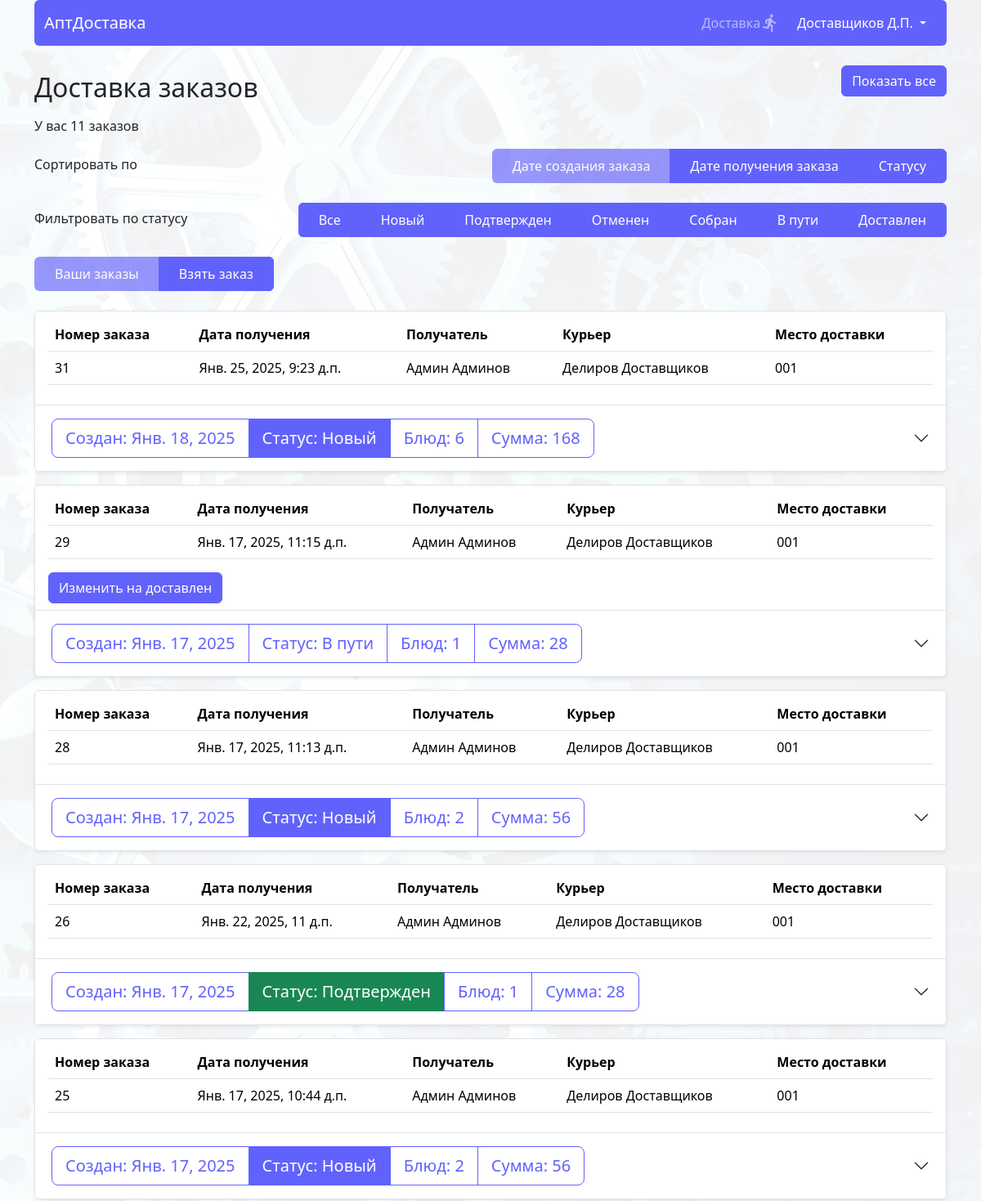
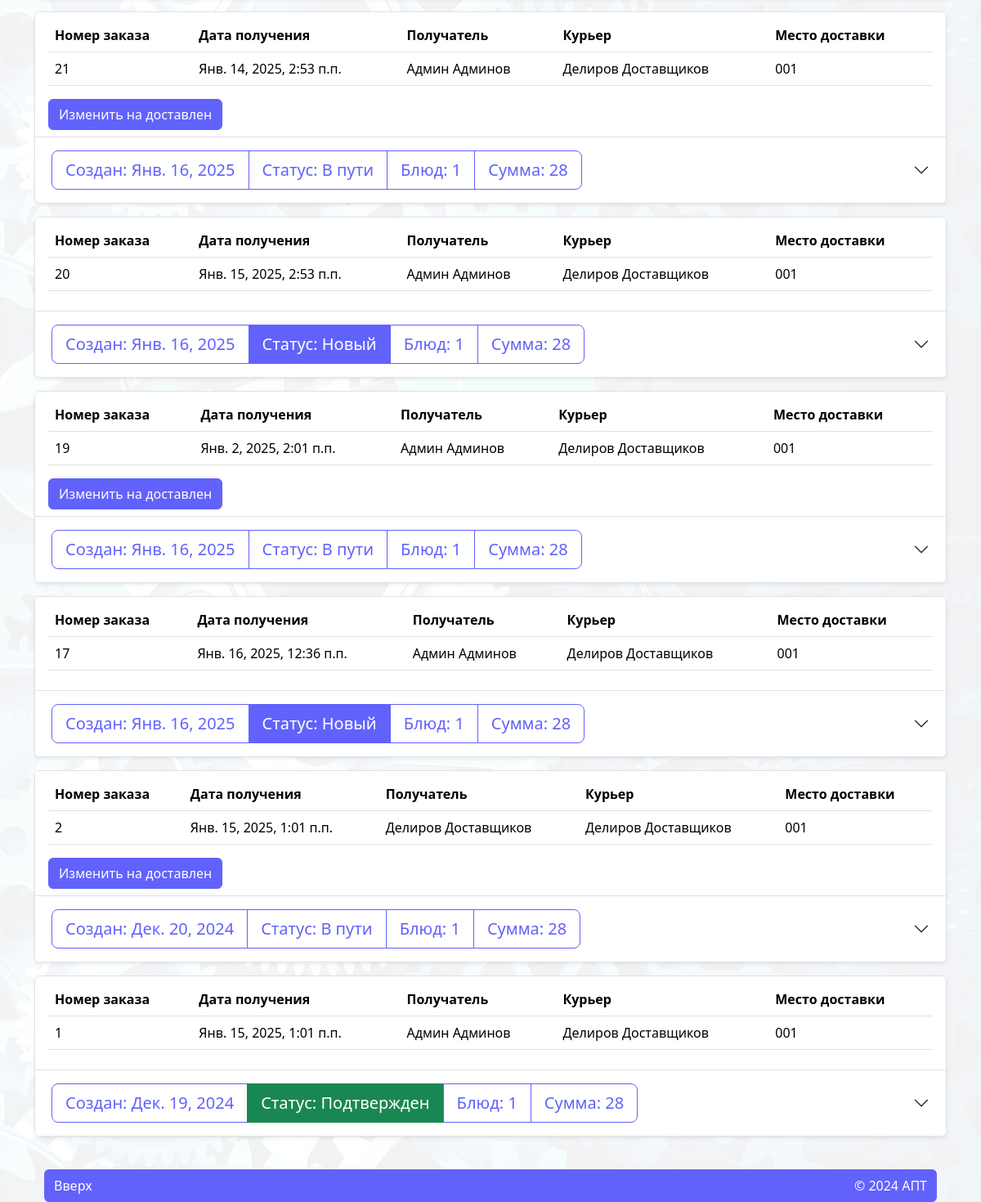
The app's page /deliver/deliver_orders/ (signed in) with its own data (2 pictures, top to bottom).
### log_reg/models.py (models this page shows)
class User(AbstractUser):
    username = models.CharField('Логин', max_length=150, unique=True,
                                help_text="Обязательное поле. Только латиница, цифры и тире.",
                                validators=[LoginValidator()],
                                error_messages={"unique": _("Пользователь с таким именем уже существует"), })
    first_name = models.CharField(_("first name"), max_length=150, validators=[NameValidator()])
    last_name = models.CharField(_("last name"), max_length=150, validators=[NameValidator()])
    patronymic = models.CharField('Отчество', max_length=150, blank=True, validators=[NameValidator()])
    def __str__(self):
        return "%s %s" % (self.first_name, self.last_name)

### order/models.py (models this page shows, shortened)
class Status(models.Model):
    name = models.CharField(max_length=30)
    class Meta:
        verbose_name = 'Статус'
        verbose_name_plural = 'Статусы'
    def __str__(self):
        return self.name

class Order(models.Model):
    user = models.ForeignKey(User, on_delete=models.CASCADE, verbose_name='Пользователь')
    date_create = models.DateTimeField(verbose_name='Дата заказа', auto_now_add=True)
    order_date = models.DateTimeField(default=get_default_created_at, verbose_name='Дата и время получения заказа'
    )
    status = models.ForeignKey('Status', on_delete=models.CASCADE, verbose_name='Статус', default=1)
    result = models.CharField(max_length=50, verbose_name='Причина отказа', blank=True, null=True)
    cab = models.ForeignKey(Cabinet, on_delete=models.CASCADE, verbose_name='Кабинет', default=1)
    deliver = models.ForeignKey(
        User,
        on_delete=models.SET_NULL,
        related_name='courier_orders',
        blank=True,
        null=True,
        limit_choices_to={'groups__name': 'deliver'},
        verbose_name="Курьер"
    )
    @property
    def total_amount(self):
        total = 0
        for item in self.ordermeal_set.all():  # ordermeal_set - обратный related_name
            total += item.meal.price * item.amount
        return total
    total_amount.fget.short_description = 'Сумма заказа'
    @property
    def amount(self):
        return OrderMeal.objects.filter(order=self.pk).aggregate(Sum('amount'))['amount__sum']
    amount.fget.short_description = 'Количество'
    @property
    def meals(self):
        return OrderMeal.objects.filter(order=self.pk)
    class Meta:
        verbose_name = 'Заказ'
        verbose_name_plural = 'Заказы'

class OrderMeal(models.Model):
    order = models.ForeignKey(Order, on_delete=models.CASCADE, verbose_name="Заказ")
    meal = models.ForeignKey(Meal, on_delete=models.CASCADE, verbose_name="Блюдо")
    amount = models.IntegerField(verbose_name='Количество товаров')
    class Meta:
        verbose_name = 'Заказ блюд'
        verbose_name_plural = 'Заказы блюд'
    @property
    def total_price(self):
        return self.meal.price * self.amount

### cart/models.py (models this page shows)
class Cabinet(models.Model):
    num = models.CharField(max_length=10, verbose_name="Номер")
    name = models.CharField(max_length=100, verbose_name="Название")
    def __str__(self):
        return self.num
    class Meta:
        verbose_name = 'Кабинет'
        verbose_name_plural = 'Кабинеты'

### home/models.py (models this page shows, shortened)
class Meal(models.Model):
    name = models.CharField(max_length=150, verbose_name="Название")
    price = models.IntegerField(verbose_name="Цена")
    out = models.CharField(max_length=10, verbose_name="Выход")
    image = models.ImageField(upload_to='images', verbose_name="Изображение")
    category = models.ForeignKey(Category, default=None, on_delete=models.CASCADE,
                                 verbose_name="Категория", related_name='meals')
    quantity = models.IntegerField(default=3, verbose_name="Количество")
    class Meta:
        verbose_name = 'Блюдо'
        verbose_name_plural = 'Блюда'

### deliver/views.py (the view)
# urls.py: path('deliver/deliver_orders/', views.deliver_orders, name="deliver_orders"),
@login_required
def deliver_orders(request, order='-date_create', filter=0):
    context = {}
    context['order'] = order
    context['filter'] = filter
    context['count'] = Order.objects.filter(deliver=request.user).count()
    context['statuses'] = Status.objects.filter(~Q(id=5))
    orders = Order.objects.filter(deliver=request.user).order_by(order)
    if filter:
        orders = Order.objects.filter(deliver=request.user, status=filter).order_by(order)
    context['orders'] = orders  # Фильтруем заказы
    return render(request, 'deliver/order_list.html', context)

### home/templates/deliver/order_list.html (shortened to what this page needs)
{% extends 'home/base.html' %}
{% load static %}
{% block body %}
<div class="d-flex justify-content-between flex-wrap align-items-center">
    <h2 class=" ps-0  px-3 py-2">Доставка заказов</h2>
    <div class="d-flex justify-content-end z-1">
        <button class="view_all btn btn-primary position-fixed " style="top:80px;">Показать все</button>
    </div>
</div>
<p>У вас <span id="count">{{count}}</span> заказов</p>
{% if 'deliver_orders' in request.path %}
<div class="d-flex flex-wrap align-items-center justify-content-between  z-1 rounded-2 overflow-hidden     mb-4"
     style="top: 80px;">
    <div class="mb-1">Сортировать по</div>
    <div class="btn-group overflow-x-auto dragscroll flex-row ">
        <a href="{% url 'deliver_orders' order='-date_create' filter=filter %}"
           class="btn btn-primary rounded-0 d-flex px-4 align-items-center justify-content-center px-4 py-2 {% if '-date_create' == order %}disabled{% endif %}">
            Дате создания заказа
        </a>
        <a href="{% url 'deliver_orders' order='-order_date' filter=filter %}"
           class="btn btn-primary rounded-0 d-flex px-4 align-items-center justify-content-center px-4 py-2 {% if '-order_date' == order %}disabled{% endif %}">
            Дате получения заказа
        </a>
        <a href="{% url 'deliver_orders' order='status' filter=filter %}"
           class="btn btn-primary rounded-0 d-flex px-4 align-items-center justify-content-center px-4 py-2 {% if 'status' == order %}disabled{% endif %}">
            Статусу
        </a>
    </div>
</div>
<div class="d-flex flex-wrap align-items-center justify-content-between  z-1 rounded-2 overflow-hidden     mb-4"
     style="top: 80px;">
    <div class="mb-1">Фильтровать по статусу</div>
    <div  class="btn-group overflow-x-auto dragscroll flex-row ">
        <a href="{% url 'deliver_orders' %}"
           class="btn btn-primary rounded-0 d-flex px-4 align-items-center justify-content-center px-4 py-2">
            Все
        </a>
        {% for status in statuses %}
        <a href="{% url 'deliver_orders' order=order filter=status.id %}"
           class="btn btn-primary rounded-0 d-flex px-4 align-items-center justify-content-center px-4 py-2 {% if status.id == filter %}disabled{% endif %}">
            {{ status.name }}
        </a>
        {% endfor %}
    </div>
</div>
{% endif %}
<div class="d-flex flex-wrap align-items-center justify-content-between  z-1 rounded-2 overflow-hidden     mb-4"
     style="top: 80px;">
    <div class="btn-group overflow-x-auto dragscroll flex-row ">
        <a href="{% url 'deliver_orders' %}"
           class="btn btn-primary rounded-0 d-flex px-4 align-items-center justify-content-center px-4 py-2 {% if 'deliver_orders' in request.path %}disabled{% endif %}">
            Ваши заказы
        </a>
        <a href="{% url 'deliver' %}"
           class="btn btn-primary rounded-0 d-flex px-4 align-items-center justify-content-center px-4 py-2 {% if 'order_list' in request.path %}disabled{% endif %}">
            Взять заказ
        </a>
    </div>
</div>
{% include 'order/elements/order_item.html'%}
{% endblock %}

### home/templates/home/elements/header.html (shortened to what this page needs)
<header class="sticky-top z-3  ">
    <nav class="navbar navbar-expand-lg bg-primary rounded" data-bs-theme="dark">
        <div class="container-fluid">
            <a class="navbar-brand" href="/">АптДоставка</a>
            <div class="collapse navbar-collapse justify-content-end" id="navbarText">
                <ul class="navbar-nav mb-2 mb-lg-0">
                    {% if request.user.is_authenticated %}
                    {% if request.user.groups.all.0.name == "deliver" %}
                    <li class="nav-item">
                        <a class="nav-link d-flex align-items-center justify-content-center"
                           href="{% url 'deliver'%}">Доставка
                        <span class="material-icons">directions_run</span>
                        </a>
                    </li>
                    {% endif %}
                    {% endif %}
                </ul>
            </div>
            <div class="form-inline order-lg-3">
                <ul class="navbar-nav d-flex flex-row align-items-center justify-content-center">
                    {% if request.user.is_authenticated %}
                    <li class="nav-item dropdown">
                        <button class="btn btn-primary dropdown-toggle" data-bs-toggle="dropdown" aria-expanded="false">
                            {{user.last_name}}
                            {{user.first_name|slice:"1"}}.{%if user.patronymic %}{{user.patronymic|slice:"1"}}.{% endif %}
                        </button>
                    </li>
                    {% endif %}
                </ul>
            </div>
        </div>
    </nav>
</header>

### home/templates/order/elements/order_item.html (shortened to what this page needs)
{% load humanize %}
<div class="accordion row">
    {% for order in orders%}
    <div>
        <div class="bg-white rounded-2 overflow-hidden shadow-sm mb-3">
            <div class="border rounded-top px-3 py-2">
                {% if request.user.groups.all.0.name == "deliver" %}
                <table class="table fs-6">
                    <thead>
                    <tr>
                        <th scope="col">Номер заказа</th>
                        <th scope="col">Дата получения</th>
                        <th scope="col">Получатель</th>
                        <th scope="col">Курьер</th>
                        <th scope="col">Место доставки</th>
                    </tr>
                    </thead>
                    <tbody>
                    <tr>
                        <td>{{ order.id}}</td>
                        <td>{{order.order_date}}</td>
                        <td>{{order.user}}</td>
                        {% if order.deliver %}
                        <td>{{order.deliver}}</td>
                        {% else %}
                        <td>Курьер не выбран</td>
                        {% endif %}
                        <td>{{order.cab}}</td>
                    </tr>
                    </tbody>
                </table>
                {% if 'order_list' in request.path %}
                <button class="take_order btn btn-primary" data-id="{{order.id}}">Взять</button>
                {% elif 'deliver_order' in request.path %}
                {% if order.status.id == 4 %}
                <button class="in_way btn btn-primary" data-id="{{order.id}}">Изменить на в пути</button>
                {%  elif order.status.id == 6 %}
                <button class="delivered btn btn-primary" data-id="{{order.id}}">Изменить на доставлен</button>
                {% endif %}
                {% endif %}
                {% else %}
                <div class="d-flex justify-content-between flex-wrap align-items-center">
                    <p class="fs-3 "><span>Заказ</span> №
                                {{ order.id }} на {{ order.order_date }}</p>
                    <p class="fs-3">{{order.cab}}</p>
                </div>
                {% endif%}
            </div>
            <div class="accordion-item ">
                <h2 class="accordion-header">
                    <button class="accordion-button collapsed" type="button" data-bs-toggle="collapse"
                            data-bs-target="#order_{{ order.id }}" aria-expanded="false"
                            aria-controls="order_{{ order.id }}">
                        <div class="order_view btn-group order_info btn-group-lg  bg-white"
                             data-id="{{ order.id }}">
                            <div class="btn btn-outline-primary">
                                <span>Создан: </span>{{ order.date_create|naturalday}}
                            </div>
                            <div class="btn
                            {% if order.status.id  == 1%} btn-primary
                            {% elif order.status.id == 2 or order.status.id == 7 or order.status.id == 5 %}btn-success
                            {%elif order.status.id == 3%}btn-danger
                            {% else %}btn-outline-primary{%endif%}">
                                Статус: <span data-id="{{order.id}}"> {{ order.status }} </span>
                            </div>
                            <div class="btn btn-outline-primary">
                                <span>Блюд:</span>
                                {{ order.amount }}
                            </div>
                            <div class="btn btn-outline-primary">
                                <span>Сумма:</span>
                                {{ order.total_amount }}
                            </div>
                        </div>
                    </button>
                </h2>
            </div>
        </div>
    </div>
    {% empty %}
    {% include 'home/elements/danger.html' with text='Заказов нет'%}
    {% endfor %}
</div>

### home/static/home/css/style.css (style rules this page uses)
body { background-image: url('../images/fon/fon.png'); background-size: 100%; background-attachment: fixed; }
.table tbody tr { cursor: pointer; }

### records on screen
User: last_name "Доставщиков", first_name "Д", patronymic "П"
Status: name "Новый"
Status: name "Подтвержден"
Status: name "Отменен"
Status: name "Собран"
Status: name "В пути"
Status: name "Доставлен"
Order: id "31", order_date "Янв. 25, 2025, 9:23 д.п.", user "Админ Админов", deliver "Делиров Доставщиков", cab "001", date_create "Янв. 18, 2025", status "Новый", amount "6", total_amount "168"
Order: id "29", order_date "Янв. 17, 2025, 11:15 д.п.", user "Админ Админов", deliver "Делиров Доставщиков", cab "001", date_create "Янв. 17, 2025", status "В пути", amount "1", total_amount "28"
Order: id "28", order_date "Янв. 17, 2025, 11:13 д.п.", user "Админ Админов", deliver "Делиров Доставщиков", cab "001", date_create "Янв. 17, 2025", status "Новый", amount "2", total_amount "56"
Order: id "26", order_date "Янв. 22, 2025, 11 д.п.", user "Админ Админов", deliver "Делиров Доставщиков", cab "001", date_create "Янв. 17, 2025", status "Подтвержден", amount "1", total_amount "28"
Order: id "25", order_date "Янв. 17, 2025, 10:44 д.п.", user "Админ Админов", deliver "Делиров Доставщиков", cab "001", date_create "Янв. 17, 2025", status "Новый", amount "2", total_amount "56"
Order: id "21", order_date "Янв. 14, 2025, 2:53 п.п.", user "Админ Админов", deliver "Делиров Доставщиков", cab "001", date_create "Янв. 16, 2025", status "В пути", amount "1", total_amount "28"
Order: id "20", order_date "Янв. 15, 2025, 2:53 п.п.", user "Админ Админов", deliver "Делиров Доставщиков", cab "001", date_create "Янв. 16, 2025", status "Новый", amount "1", total_amount "28"
Order: id "19", order_date "Янв. 2, 2025, 2:01 п.п.", user "Админ Админов", deliver "Делиров Доставщиков", cab "001", date_create "Янв. 16, 2025", status "В пути", amount "1", total_amount "28"
Order: id "17", order_date "Янв. 16, 2025, 12:36 п.п.", user "Админ Админов", deliver "Делиров Доставщиков", cab "001", date_create "Янв. 16, 2025", status "Новый", amount "1", total_amount "28"
Order: id "2", order_date "Янв. 15, 2025, 1:01 п.п.", user "Делиров Доставщиков", deliver "Делиров Доставщиков", cab "001", date_create "Дек. 20, 2024", status "В пути", amount "1", total_amount "28"
Order: id "1", order_date "Янв. 15, 2025, 1:01 п.п.", user "Админ Админов", deliver "Делиров Доставщиков", cab "001", date_create "Дек. 19, 2024", status "Подтвержден", amount "1", total_amount "28"

### other values on screen
{{ count }} "11"
